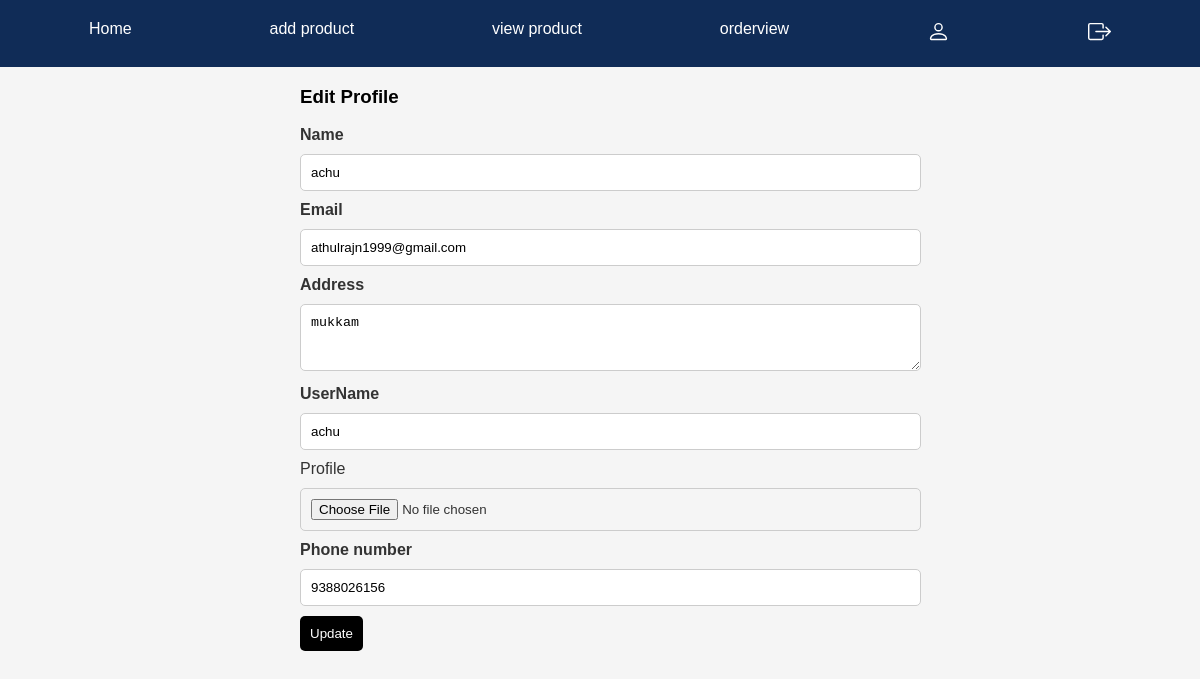
Page /company_edit (signed in) on the committed database.
### app/models.py (models this page shows)
class CustomeUser(AbstractUser):
    age = models.IntegerField(null=True, blank=True)
    dob= models.DateField(null=True, blank=True)
    phone_number = models.IntegerField(null=True, blank=True, unique=True)
    usertype=models.CharField(max_length=200)
    address=models.CharField(null=True,blank=True,max_length=100)
    place=models.CharField(null=True,blank=True,max_length=500)
    status=models.CharField(max_length=100,null=True, blank=True,default='pending')
    license=models.FileField(null=True,blank=True)
    Image=models.FileField(null=True,blank=True)
    certificate = models.FileField(null=True, blank=True)
    contact_name = models.CharField(max_length=255, null=True, blank=True)
    delivery_address=models.CharField(null=True,blank=True,max_length=100)

### app/views.py (the view)
# urls.py: path('company_edit', views.company_edit, name='company_edit'),
def company_edit(request):
    data=CustomeUser.objects.get(id=request.user.id)
    if request.method=='POST':
        data.first_name=request.POST['Name']
        data.phone_number=request.POST['Phonenumber']
        data.address=request.POST['Address']
        data.email=request.POST['Email']
        data.username=request.POST['UserName']
        if 'Image' in request.FILES:
            data.Image = request.FILES['Image']
        data.save()
        return redirect(company_profile)
    else:
        return render(request,'company/company_editprofile.html',{'datas':data})

### template/company/company_editprofile.html (shortened to what this page needs)
{% extends 'company/company_home.html' %}
{% block content %}
{% load static %}
    <form action="{% url 'company_edit'  %}" method="POST" enctype="multipart/form-data">
        <h3>Edit Profile</h3>
        <div class="co d-flex align-items-center ">
            <div class=" col-sm-6  " style=" padding-right:1px;padding-left:0px;">
                  <label for="name"><b>Name</b></label><br>
                  <input type="text" placeholder="Name" name="Name" value="{{datas.first_name}}"  ><br>
                  <label for="Email"><b>Email</b></label><br>
                  <input type="email" placeholder="Email" name="Email" value="{{ datas.email }}"><br>
                  <label for="Address"><b>Address</b></label><br>
                  <textarea id="Address" name="Address" rows="3" cols="18" >{{datas.address}}</textarea><br>
                <label for="UserName"><b>UserName</b></label><br>
                <input type="text" placeholder="UserName" name="UserName" value="{{datas.username}}" ><br>
                <label for="Image">Profile</label>
                <input type="file" name="Image" accept="image/*">
                <label for="Phone number"><b>Phone number</b></label><br>
                <input type="tel" placeholder="Phone number"  name='Phonenumber' value="{{datas.phone_number}}"><br>
              </div>
              <div>
              <button type="submit">Update</button>
              </div>
      </div>
         </form>
{% endblock %}

### rows in the picture
CustomeUser: Name "achu", Email "athulrajn1999@gmail.com", Address "mukkam", UserName "achu", Phonenumber "9388026156"
